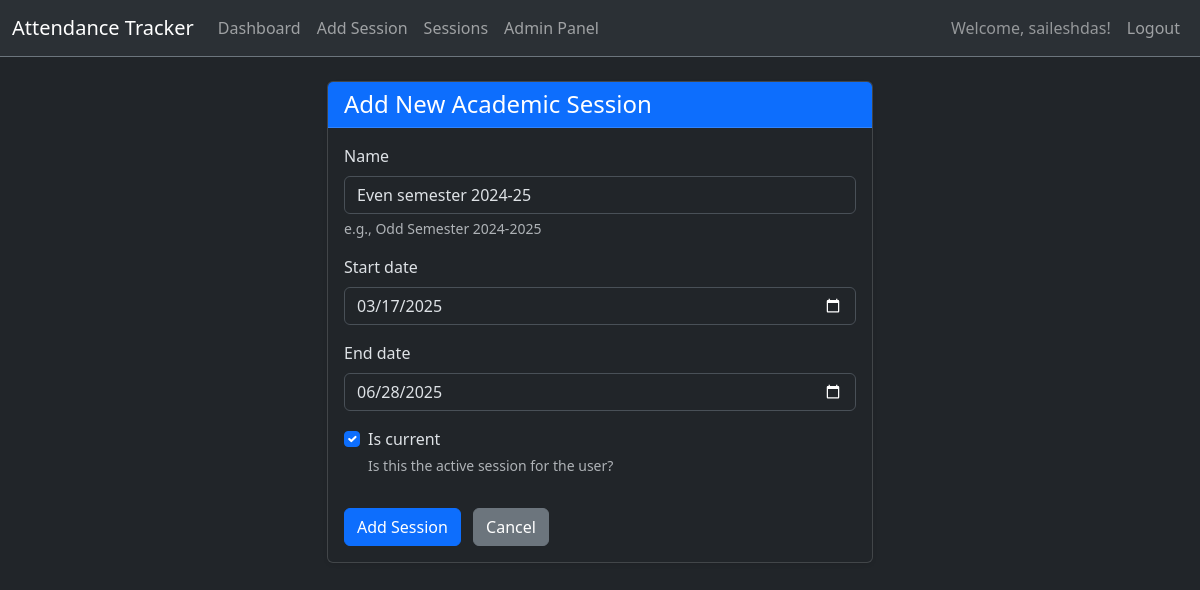
The page /session/update/2/ (signed in) on the database its author committed.
### attendance/models.py (models this page shows, shortened)
class AcademicSession(models.Model):
    user = models.ForeignKey(User, on_delete=models.CASCADE, related_name='academic_sessions')
    name = models.CharField(max_length=100, help_text="e.g., Odd Semester 2024-2025")
    start_date = models.DateField()
    end_date = models.DateField()
    is_current = models.BooleanField(default=False, help_text="Is this the active session for the user?")
    class Meta:
        unique_together = ('user', 'is_current')
        constraints = [
            models.UniqueConstraint(fields=['user'], condition=models.Q(is_current=True), name='unique_current_session')
        ]

### attendance/views.py (the view)
# urls.py: path('session/update/<int:pk>/', views.update_academic_session, name='update_academic_session'),
@login_required
def update_academic_session(request, pk):
    session = get_object_or_404(AcademicSession, pk=pk, user=request.user)
    if request.method == 'POST':
        form = AcademicSessionForm(request.POST, instance=session)
        if form.is_valid():
            try:
                if form.cleaned_data['is_current']:
                    AcademicSession.objects.filter(user=request.user, is_current=True).exclude(pk=session.pk).update(is_current=False)
                session.save()
                messages.success(request, f"Academic Session '{session.name}' updated successfully!")
                return redirect('dashboard')
            except IntegrityError:
                messages.error(request, "Failed to update session. Check for duplicate session names or current session conflicts.")
    else:
        form = AcademicSessionForm(instance=session)
    return render(request, 'attendance/academic_session_form.html', {'form': form, 'session': session})

### attendance/forms.py
class AcademicSessionForm(forms.ModelForm):
    class Meta:
        model = AcademicSession
        fields = ['name', 'start_date', 'end_date', 'is_current']
        widgets = {
            'name': forms.TextInput(attrs={'class': 'form-control'}),
            'start_date': forms.DateInput(attrs={'type': 'date', 'class': 'form-control'}),
            'end_date': forms.DateInput(attrs={'type': 'date', 'class': 'form-control'}),
            'is_current': forms.CheckboxInput(attrs={'class': 'form-check-input'}),
        }

### attendance/templates/attendance/academic_session_form.html (shortened to what this page needs)
{% extends 'base.html' %}
{% block content %}
<div class="row justify-content-center">
    <div class="col-md-6">
        <div class="card shadow-sm">
            <div class="card-header bg-primary text-white">
                <h4 class="mb-0">Add New Academic Session</h4>
            </div>
            <div class="card-body">
                <form method="post">
                    {% for field in form %}
                        <div class="mb-3">
                            {% if field.field.widget.input_type == 'checkbox' %}
                                <div class="form-check">
                                    {{ field }}
                                    <label class="form-check-label" for="{{ field.id_for_label }}">{{ field.label }}</label>
                                    {% if field.help_text %}
                                        <div class="form-text">{{ field.help_text }}</div>
                                    {% endif %}
                                </div>
                            {% else %}
                                <label for="{{ field.id_for_label }}" class="form-label">{{ field.label }}</label>
                                {{ field }}
                                {% if field.help_text %}
                                    <div class="form-text">{{ field.help_text }}</div>
                                {% endif %}
                            {% endif %}
                        </div>
                    {% endfor %}
                    <button type="submit" class="btn btn-primary mt-3">Add Session</button>
                    <a href="{% url 'academic_session_list' %}" class="btn btn-secondary mt-3 ms-2">Cancel</a>
                </form>
            </div>
        </div>
    </div>
</div>
{% endblock %}

### attendance_eligibility_project/templates/base.html (shortened to what this page needs)
{% load static %}
<!DOCTYPE html>
<html lang="en">
<head>
    <link href="https://cdn.jsdelivr.net/npm/bootstrap@5.3.3/dist/css/bootstrap.min.css" rel="stylesheet">
    <link rel="stylesheet" href="https://cdn.jsdelivr.net/npm/bootstrap-icons@1.11.3/font/bootstrap-icons.min.css">
    <link rel="stylesheet" href="{% static 'attendance/css/style.css' %}">
</head>
<body class="bg-dark text-white" data-bs-theme="dark">
    <nav class="navbar navbar-expand-lg navbar-dark bg-body-tertiary border-bottom border-secondary">
        <div class="container-fluid">
            <a class="navbar-brand" href="{% url 'dashboard' %}">Attendance Tracker</a>
            <div class="collapse navbar-collapse" id="navbarNav">
                <ul class="navbar-nav me-auto mb-2 mb-lg-0">
                    <li class="nav-item">
                        <a class="nav-link {% if request.resolver_match.url_name == 'dashboard' %}active{% endif %}" aria-current="page" href="{% url 'dashboard' %}">Dashboard</a>
                    </li>
                    <li class="nav-item">
                        <a class="nav-link {% if request.resolver_match.url_name == 'add_academic_session' %}active{% endif %}" href="{% url 'add_academic_session' %}">Add Session</a>
                    </li>
                    <li class="nav-item">
                        <a class="nav-link {% if request.resolver_match.url_name == 'academic_session_list' %}active{% endif %}" href="{% url 'academic_session_list' %}">Sessions</a>
                    </li>
                    <li class="nav-item">
                        <a class="nav-link" href="{% url 'admin:index' %}">Admin Panel</a>
                    </li>
                </ul>
                <ul class="navbar-nav ms-auto">
                    {% if user.is_authenticated %}
                        <li class="nav-item">
                            <span class="nav-link text-white-50">Welcome, {{ user.username }}!</span>
                        </li>
                        <li class="nav-item">
                            <a class="nav-link" href="{% url 'logout' %}">Logout</a>
                        </li>
                    {% endif %}
                </ul>
            </div>
        </div>
    </nav>
    <div class="container mt-4">
        {% block content %}{% endblock %}
    </div>
</body>
</html>

### rows shown on the page
AcademicSession: form "Even semester 2024-25" "03/17/2025" "06/28/2025", form "☑"

### other values the page prints
{{ user.username }} "saileshdas"
{{ field.label }} "Name" "Start date" "End date"
{{ field.help_text }} "e.g., Odd Semester 2024-2025"
{{ field.label }} "Is current"
{{ field.help_text }} "Is this the active session for the user?"
